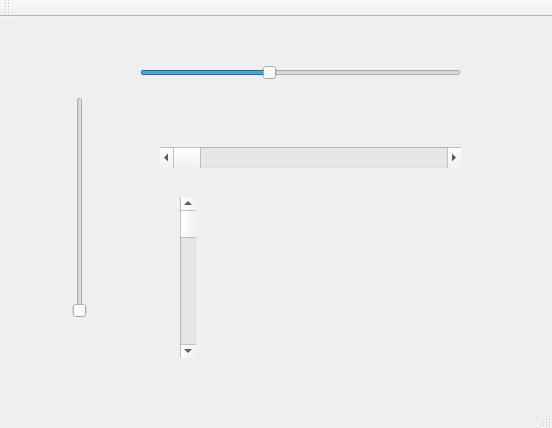
<?xml version="1.0" encoding="UTF-8"?>
<ui version="4.0">
 <class>MainWindow</class>
 <widget class="QMainWindow" name="MainWindow">
  <property name="geometry">
   <rect>
    <x>0</x>
    <y>0</y>
    <width>552</width>
    <height>428</height>
   </rect>
  </property>
  <property name="windowTitle">
   <string>MainWindow</string>
  </property>
  <widget class="QWidget" name="centralWidget">
   <widget class="QSlider" name="horizontalSlider">
    <property name="geometry">
     <rect>
      <x>140</x>
      <y>30</y>
      <width>321</width>
      <height>51</height>
     </rect>
    </property>
    <property name="maximum">
     <number>100</number>
    </property>
    <property name="singleStep">
     <number>5</number>
    </property>
    <property name="value">
     <number>40</number>
    </property>
    <property name="tracking">
     <bool>true</bool>
    </property>
    <property name="orientation">
     <enum>Qt::Horizontal</enum>
    </property>
    <property name="invertedControls">
     <bool>false</bool>
    </property>
    <property name="tickPosition">
     <enum>QSlider::NoTicks</enum>
    </property>
   </widget>
   <widget class="QSlider" name="verticalSlider">
    <property name="geometry">
     <rect>
      <x>70</x>
      <y>80</y>
      <width>20</width>
      <height>221</height>
     </rect>
    </property>
    <property name="orientation">
     <enum>Qt::Vertical</enum>
    </property>
   </widget>
   <widget class="QScrollBar" name="horizontalScrollBar">
    <property name="geometry">
     <rect>
      <x>160</x>
      <y>130</y>
      <width>301</width>
      <height>21</height>
     </rect>
    </property>
    <property name="orientation">
     <enum>Qt::Horizontal</enum>
    </property>
   </widget>
   <widget class="QScrollBar" name="verticalScrollBar">
    <property name="geometry">
     <rect>
      <x>180</x>
      <y>180</y>
      <width>16</width>
      <height>161</height>
     </rect>
    </property>
    <property name="orientation">
     <enum>Qt::Vertical</enum>
    </property>
   </widget>
  </widget>
  <widget class="QMenuBar" name="menuBar">
   <property name="geometry">
    <rect>
     <x>0</x>
     <y>0</y>
     <width>552</width>
     <height>22</height>
    </rect>
   </property>
  </widget>
  <widget class="QToolBar" name="mainToolBar">
   <attribute name="toolBarArea">
    <enum>TopToolBarArea</enum>
   </attribute>
   <attribute name="toolBarBreak">
    <bool>false</bool>
   </attribute>
  </widget>
  <widget class="QStatusBar" name="statusBar"/>
 </widget>
 <layoutdefault spacing="6" margin="11"/>
 <resources/>
 <connections>
  <connection>
   <sender>verticalSlider</sender>
   <signal>valueChanged(int)</signal>
   <receiver>horizontalSlider</receiver>
   <slot>setValue(int)</slot>
   <hints>
    <hint type="sourcelabel">
     <x>79</x>
     <y>225</y>
    </hint>
    <hint type="destinationlabel">
     <x>300</x>
     <y>90</y>
    </hint>
   </hints>
  </connection>
  <connection>
   <sender>horizontalSlider</sender>
   <signal>valueChanged(int)</signal>
   <receiver>verticalSlider</receiver>
   <slot>setValue(int)</slot>
   <hints>
    <hint type="sourcelabel">
     <x>300</x>
     <y>90</y>
    </hint>
    <hint type="destinationlabel">
     <x>79</x>
     <y>225</y>
    </hint>
   </hints>
  </connection>
  <connection>
   <sender>verticalScrollBar</sender>
   <signal>valueChanged(int)</signal>
   <receiver>horizontalScrollBar</receiver>
   <slot>setValue(int)</slot>
   <hints>
    <hint type="sourcelabel">
     <x>187</x>
     <y>295</y>
    </hint>
    <hint type="destinationlabel">
     <x>310</x>
     <y>175</y>
    </hint>
   </hints>
  </connection>
  <connection>
   <sender>horizontalScrollBar</sender>
   <signal>valueChanged(int)</signal>
   <receiver>verticalScrollBar</receiver>
   <slot>setValue(int)</slot>
   <hints>
    <hint type="sourcelabel">
     <x>310</x>
     <y>175</y>
    </hint>
    <hint type="destinationlabel">
     <x>187</x>
     <y>295</y>
    </hint>
   </hints>
  </connection>
 </connections>
</ui>
